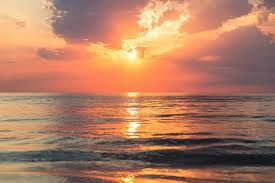
#> input picture data/sunset1.jpeg, 275 x 183 px, found by its file name
$ jupyter execute --allow-errors '6. OpenCV Use Bind Trackbar Slider to Image.ipynb'
#> lines starting #> are read from the running program, lines starting #| are printed output that depends on the picture; after the words box and inside, x2 and y2 are one past the last pixel; in counts of white or black regions, pixels touching at a corner belong together
## Trackbar

Trackbar are useful when to change value of inage dynamically during run time. Opens image with slider bar to change values of BGR index.

[cell 1]
import numpy as np
import cv2 as cv
import matplotlib.pyplot as plt

[cell 2]
#create calllback function, takes values x. Value of current position of trackbar

def nothing(x):
    print(x) #we will know the position if it changes

[cell 3]
#create black image

img = np.zeros((300, 512, 3), np.uint8)

#> (a cell that did not finish here is left out)

[cell 5]
cv.namedWindow('image') #o create a window with name

[cell 6]
#can create multiple trackbar in a image.
#values: (TrackbarName, ImageName(we defined), value at which trackbar is set, count final value of trackbar,
#         call back function whnever the trackbar value changes)

cv.createTrackbar('B', 'image', 0, 255, nothing)
cv.createTrackbar('G', 'image', 0, 255, nothing)
cv.createTrackbar('R', 'image', 0, 255, nothing)

#this will add switch to trackbar
switch = '0: OFF\n 1: ON' #giving the sitch name
cv.createTrackbar(switch, 'image', 0, 1, nothing) #will have same parameters as above

while (1):

    cv.imshow('image', img)
    k = cv.waitKey(1) & 0xFF
#> (key Esc is pressed here)

    if k ==27:
        break

    #Now to get current value of each channel we find the position of each trackbar
    #value:(TrackbarName, Name of window in which the trackbar present)

    b = cv.getTrackbarPos('B', 'image')
    g = cv.getTrackbarPos('G', 'image')
    r = cv.getTrackbarPos('R', 'image')
    s = cv.getTrackbarPos(switch, 'image') # name of switch is defined up.


    if s == 0:
        img[:] = 0 # set to do nothing if the tracker position is 0
    else:
        #we want the trackbar to change image BGR value only if swtich is 1
        #Now set these value to image. set the current BGR value to image
        img[:] = [b, g, r]


cv.destroyAllWindows()
cv.waitKey(1)
cv.waitKey(1)
cv.waitKey(1)
cv.waitKey(1)

[cell 7]
#on this example of trackbar, we want to change value of image and print that value on image


#img = cv.imread("sunset1.jpeg", 1)

cv.namedWindow('image')

cv.createTrackbar('Cur.Pos.', 'image', 10, 400, nothing)


#this will add switch to trackbar
switch = '0: Color\n 1: Black/White' #this switch is to toggle between color image and grayscale image
cv.createTrackbar(switch, 'image', 0, 1, nothing) #will have same parameters as above

while (1):

    img = cv.imread("sunset1.jpeg")
#> img is the input picture: shape (183, 275, 3); mean B, G, R 97.5, 124.3, 175.8

    pos = cv.getTrackbarPos('Cur.Pos', 'image') #get current position of the trackbar

    font = cv.FONT_HERSHEY_PLAIN
    cv.putText(img, str(pos), (50,150), font, 2, (0,0,255), 2) #this to add text to image
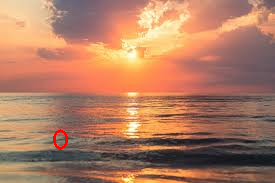
#> img: shape (183, 275, 3); 0.23% of pixels changed, all inside (x1, y1, x2, y2) = (53, 129, 68, 150)

    k = cv.waitKey(1) & 0xFF
#> (key Esc is pressed here)
    if k ==27:
        break

    s = cv.getTrackbarPos(switch, 'image') # name of switch is defined up.


    if s == 0:
        pass #at current position dont want to do anything
    else:
        img = cv.cvtColor(img, cv.COLOR_BGR2GRAY) #if switched to 1 then change image to grayscale image

    img = cv.imshow('image', img) #we want image to be displayed after if statement


cv.destroyAllWindows()
cv.waitKey(1)
cv.waitKey(1)
cv.waitKey(1)
cv.waitKey(1)


$ run again, with data/deconvolution1.jpeg copied over data/sunset1.jpeg
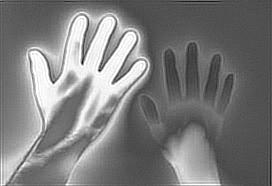
#> input picture data/deconvolution1.jpeg, 272 x 186 px, found by its file name
#> img is the input picture: shape (186, 272, 3); min 9, max 255, mean 123.8
#> `cv.putText(img, str(pos), (50,150), font, 2, (0,0,255), 2)`:
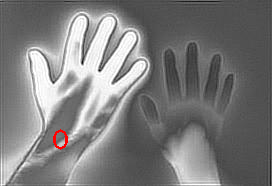
#> img: shape (186, 272, 3); 0.23% of pixels changed, all inside (x1, y1, x2, y2) = (53, 129, 68, 150)

$ run again, with data/faces.jpeg copied over data/sunset1.jpeg
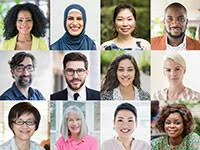
#> input picture data/faces.jpeg, 200 x 150 px, found by its file name
#> img is the input picture: shape (150, 200, 3); mean B, G, R 150.9, 159.8, 169
#> `cv.putText(img, str(pos), (50,150), font, 2, (0,0,255), 2)`:
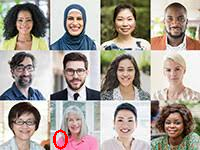
#> img: shape (150, 200, 3); 0.39% of pixels changed, all inside (x1, y1, x2, y2) = (53, 129, 68, 150)
